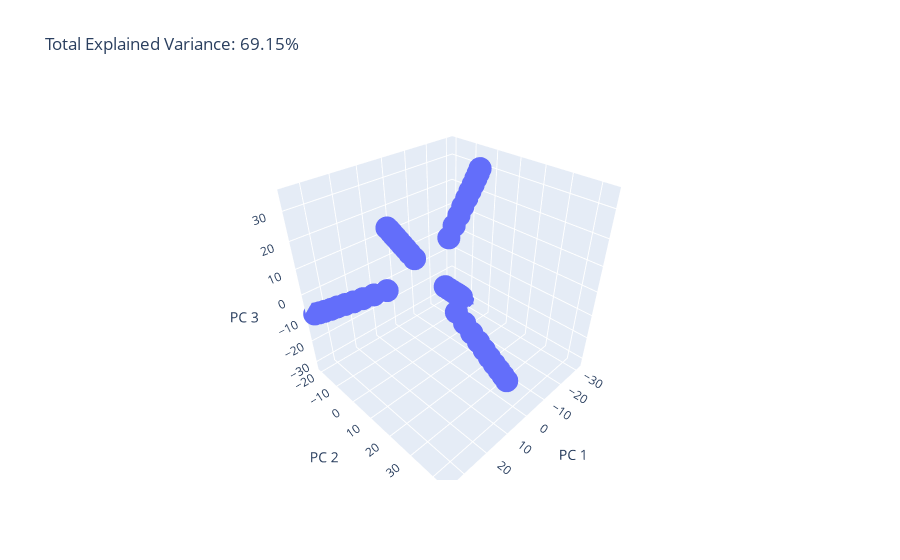

This figure's notebook cell:
### Code cell
X = Xlist

pca = PCA(n_components=3)
components = pca.fit_transform(X)

total_var = pca.explained_variance_ratio_.sum() * 100

fig = px.scatter_3d(
    components, x=0, y=1, z=2,
    title=f'Total Explained Variance: {total_var:.2f}%',
    labels={'0': 'PC 1', '1': 'PC 2', '2': 'PC 3'}
)
fig.show()

### Figure 1 — Plotly figure (JSON) as saved in the notebook; plotly's stock layout.template omitted (floating-point values rounded to 4 significant figures)
{"data": [{"hovertemplate": "PC 1=%{x}<br>PC 2=%{y}<br>PC 3=%{z}<extra></extra>", "legendgroup": "", "marker": {"color": "#636efa", "symbol": "circle"}, "mode": "markers", "name": "", "scene": "scene", "showlegend": false, "type": "scatter3d", "x": [13.1, 17.17, 20.54, 23.41, 25.95, 28.22, 30.21, 32.0, 33.55, 34.93, -7.658, -9.826, -11.72, -13.26, -14.71, -16.01, -17.23, -18.26, -19.19, -19.94, -11.93, -15.28, -18.2, -20.79, -23.05, -25.03, -26.86, -28.42, -29.82, -31.06, 1.964, 2.658, 3.164, 3.702, 4.119, 4.582, 4.934, 5.187, 5.489, 5.834, 3.88, 5.047, 6.072, 6.923, 7.74, 8.514, 9.119, 9.615, 10.12, 10.55], "y": [-7.764, -9.945, -11.8, -13.38, -14.77, -16.14, -17.2, -18.28, -19.15, -20.01, 1.519, 1.878, 2.234, 2.48, 2.835, 3.003, 3.241, 3.413, 3.506, 3.59, -4.794, -6.189, -7.434, -8.558, -9.482, -10.29, -11.17, -11.74, -12.31, -12.81, -5.56, -7.231, -8.58, -9.771, -10.79, -11.68, -12.46, -13.24, -13.97, -14.55, 16.59, 21.41, 25.48, 29.16, 32.31, 35.15, 37.66, 39.9, 41.95, 43.74], "z": [-2.987, -3.854, -4.647, -5.341, -5.839, -6.391, -6.934, -7.367, -7.64, -7.868, 13.13, 17.06, 20.3, 23.13, 25.68, 27.86, 29.85, 31.65, 33.17, 34.61, -12.17, -15.63, -18.65, -21.33, -23.57, -25.6, -27.52, -29.16, -30.61, -31.81, 5.988, 7.733, 9.231, 10.56, 11.73, 12.79, 13.67, 14.49, 15.28, 15.92, -4.042, -5.218, -6.209, -7.083, -7.867, -8.579, -9.213, -9.731, -10.24, -10.74]}], "layout": {"legend": {"tracegroupgap": 0}, "scene": {"domain": {"x": [0, 1], "y": [0, 1]}, "xaxis": {"title": {"text": "PC 1"}}, "yaxis": {"title": {"text": "PC 2"}}, "zaxis": {"title": {"text": "PC 3"}}}, "title": {"text": "Total Explained Variance: 69.15%"}}}
